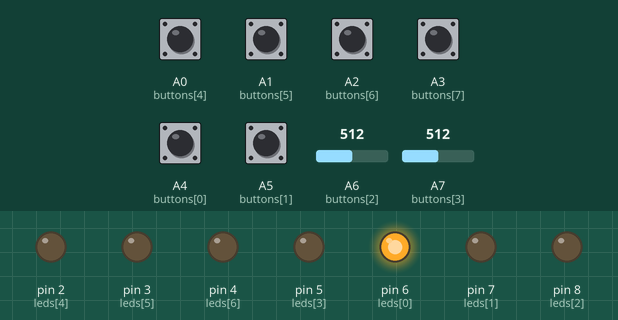
Recording of a sketch running on a simulated Arduino Nano, built with avr-gcc and run on an emulated ATmega328P. Parts: output pins drawn as LEDs (lit = HIGH). The inputs (shaded band) are chosen by the test bench; at power-on: A0 (buttons[4]), A1 (buttons[5]), A2 (buttons[6]), A3 (buttons[7]), A4 (buttons[0]), A5 (buttons[1]) HIGH, A6 (buttons[2]) = 512, A7 (buttons[3]) = 512. No radio packets arrive unless stated.

Above: at 1.5 s.
1.6 s: A6 (buttons[2]) set to 0
At 2.8 s:
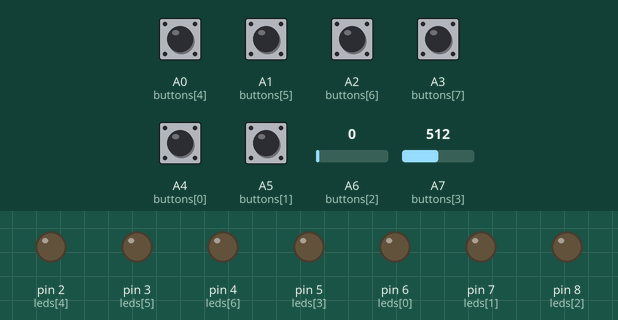
4.6 s: A7 (buttons[3]) set to 0
At 5.3 s:
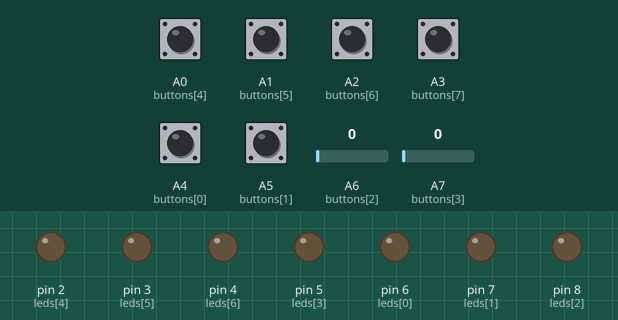
7.6 s: A0 (buttons[4]) pulled LOW for 1 s
At 8.4 s:
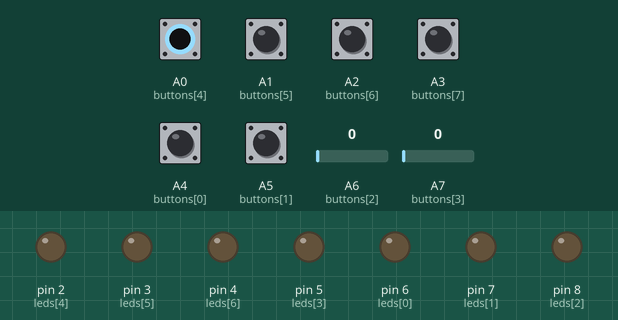
10.6 s: A1 (buttons[5]) pulled LOW for 1 s
At 11.5 s:
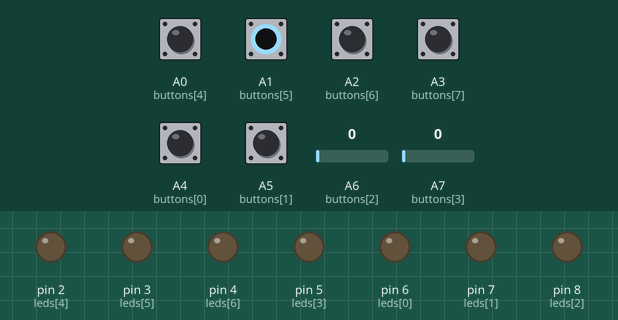
13.6 s: A2 (buttons[6]) pulled LOW for 1 s
At 14.6 s:
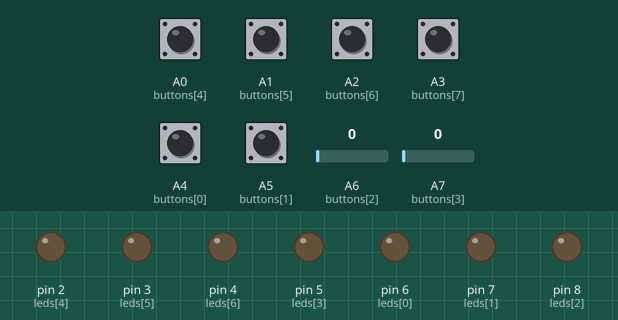
16.6 s: A5 (buttons[1]) pulled LOW for 1 s
At 17.7 s:
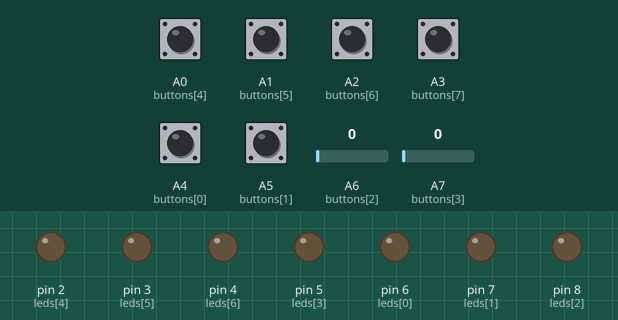
Timing chart, 0 to 20.6 s (numbered marks = the images above; inputs shaded):
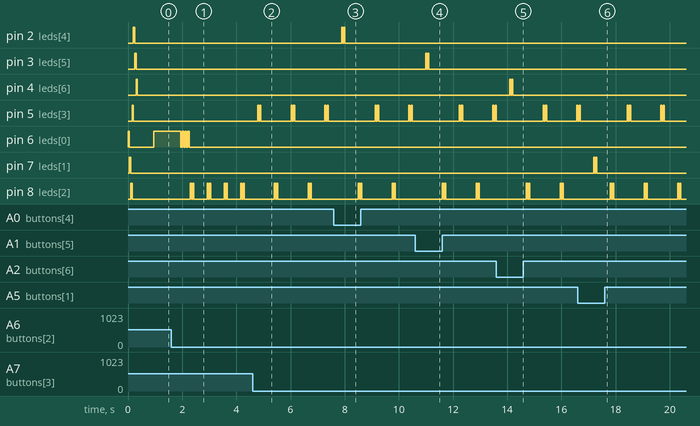

The sketch:

remote.ino
```cpp
/*
 * From https://nRF24.github.io/RF24
 * Based on https://nrf24.github.io/RF24/examples_2AcknowledgementPayloads_2AcknowledgementPayloads_8ino-example.html
 *
 */

/**
 * Light control remote
 * Reads local button activity and queues updates for the controller, sent on every TRANSMISSION_INTERVAL nth loop
 * Polls controller for lights' status, and updates local leds to reflect remote state
 */
#include <SPI.h>
#include "printf.h"
#include "RF24.h"

#define CE_PIN 9
#define CSN_PIN 10

// Controls serial monitor printing, set to false if not debugging
#define DEBUG_MODE false

#define TRANSMISSION_INTERVAL 2000
int loop_counter = 0;

// Physical buttons on control: 1,2,3,4,5,6,7,8
int buttons[8] = {A4,A5,A6,A7,A0,A1,A2,A3};
// Physical leds on control: 1,2,3,4,5,6,7
// There is no led number 8 as I do not have a pin for it
// Leds are controlled by the controller, not by this remote, this is why there's a delay in
// local leds reflecting controller state, as they require at least one radio trip to update
int leds[7] = {6,7,8,5,2,3,4};

// This is the source of truth for this control, it gets updated from the main controller
// and it is used to determine which leds to toggle on/off
int local_status[8] = {0,0,0,0,0,0,0,0};

// instantiate an object for the nRF24L01 transceiver
RF24 radio(CE_PIN, CSN_PIN);
uint8_t address[][6] = { "1Node", "2Node" };
bool radioNumber = 1;  // 0 uses address[0] to transmit, 1 uses address[1] to transmit

struct PayloadStruct {
  char message[7];  // only using 6 characters for TX & ACK payloads
  int action = 0; // 1 for controller update, 0 for no-op
  int status[8];
  uint8_t counter;
};

PayloadStruct payload;

void setup() {

  // Initialize buttons
  for (int i; i < 8; i++) {
    // A6 and A7 can't be set to digital input on Arduino Nano
    // Added pullup resistors and using 0 to represent 'pressed' and anything above to represent 'not pressed'
    if (buttons[i] == A6 || buttons[i] == A7) {
      pinMode(buttons[i], INPUT);
    } else {
      // All other buttons using internal pullup resistors, however, they behaved weirdly anyway
      // so they all have a 10k ohm resistor to 5v
      pinMode(buttons[i], INPUT_PULLUP);
    }
  }

  // Initialize leds
  for (int i; i < 7; i++) {
    pinMode(leds[i], OUTPUT);
    digitalWrite(leds[i], HIGH);
    delay(50);
    digitalWrite(leds[i], LOW);
  }

  if (DEBUG_MODE) {
    Serial.begin(115200);
    while (!Serial) {
      // some boards need to wait to ensure access to serial over USB
    }
  }

  // initialize the transceiver on the SPI bus
  if (!radio.begin()) {
    Serial.println(F("radio hardware is not responding!!"));
    while (1) {
      // Make leds go crazy to be able to tell that the radio is not working
      for (int i; i < 7; i++) {
        digitalWrite(leds[i], HIGH);
        delay(100);
        digitalWrite(leds[i], LOW);
      }
    }  // hold in infinite loop
  }

  // TX radio number
  radioNumber = 0;
  if (DEBUG_MODE) {
    Serial.print(F("radioNumber = "));
    Serial.println((int)radioNumber);
  }

  // This level seems to be enough for the distance we need
  radio.setPALevel(RF24_PA_MIN);

  // Make sure the receiver talks back to transmitter
  radio.enableDynamicPayloads();
  radio.enableAckPayload();

  // TX mode uses radio 0 and RX mode uses radio 1
  radio.openWritingPipe(address[radioNumber]);
  radio.openReadingPipe(1, address[!radioNumber]);

  // setup the TX payload
  payload.action = 0; // controller no-op
  for (int i = 0; i < 8; i++) {
    payload.status[i] = local_status[i];
  }
  radio.stopListening();                 // put radio in TX mode
}

void loop() {
  // Go over buttons to check if they are pressed
  for (int i = 0; i < 8; i++) {
    bool pressed = false;
    // Buttons A6 and A7 on the Nano are special
    // Simulating a digital read
    if (buttons[i] == A6 || buttons[i] == A7) {
      pressed = analogRead(buttons[i]) == 0;
    } else {
      pressed = digitalRead(buttons[i]) == LOW;
    }

    if (pressed) {
      if (DEBUG_MODE) {
        Serial.println("Button " + String(i) + " was pressed");
        Serial.println(digitalRead(buttons[i]));
      }
      // Build request on a toggled status
      if (local_status[i] == 0) {
        payload.status[i] = 1;
        digitalWrite(leds[i], HIGH);
        delay(40);
        digitalWrite(leds[i], LOW);
        delay(40);
        digitalWrite(leds[i], HIGH);
        delay(40);
        digitalWrite(leds[i], LOW);
      } else {
        payload.status[i] = 0;
        digitalWrite(leds[i], LOW);
        delay(40);
        digitalWrite(leds[i], HIGH);
        delay(40);
        digitalWrite(leds[i], LOW);
        delay(40);
        digitalWrite(leds[i], HIGH);
      }

      // Handle panic|all-on button
      if (i == 7) {
        for (int j = 0; j < 7; j++) {
          payload.status[j] = payload.status[i];
        }
      }

      if (DEBUG_MODE) {
        Serial.println("Queueing payload: " + String(i) + ":" + String(payload.status[i]));
      }

      payload.action = 1;
      delay(500);
    }
  }

  // The radio does not work on every loop, only on the TRANSMISSION_INTERVAL nth loop
  if (loop_counter >= TRANSMISSION_INTERVAL) {
    // Reset counter
    loop_counter = 0;
    // This device is a TX node
    unsigned long start_timer = micros();                  // start the timer
    bool report = radio.write(&payload, sizeof(payload));  // transmit & save the report
    payload.action = 0; // reset payload action to no-op
    unsigned long end_timer = micros();                    // end the timer

    if (report) {
      if (DEBUG_MODE) {
        Serial.println(F("Polling light controller"));  // payload was delivered
        Serial.print(F("Time to send transmission = "));
        Serial.print(end_timer - start_timer);  // print the timer result
        Serial.println("");

      }
      uint8_t pipe;
      if (radio.available(&pipe)) {  // is there an ACK payload? grab the pipe number that received it
        PayloadStruct received;
        radio.read(&received, sizeof(received));  // get incoming ACK payload
        if (DEBUG_MODE) {
          Serial.println(F("ACK Recieved:"));
        }

        for (int i = 0; i < 8; i++) {
          // Use ACK payload to update local status from remote status
          local_status[i] = received.status[i];
        }

        if (DEBUG_MODE) {
          Serial.print("Relay status ");
          for (int i = 0; i < 8; i++) {
            Serial.print(String(i) + ":" + String(received.status[i]) + " ");
          }
          Serial.println("");
          Serial.print("Local status ");
          for (int i = 0; i < 8; i++) {
            Serial.print(String(i) + ":" + String(local_status[i]) + " ");
          }
          Serial.println("");
        }

        // save incoming counter & increment for next outgoing
        payload.counter = received.counter + 1;

      } else {
        if (DEBUG_MODE) {
          Serial.println(F(" Recieved: an empty ACK packet"));  // empty ACK packet received
        }
        // Signal an empty ACK packet with the first led
        // 1 long light + 3 short lights
        digitalWrite(leds[0], HIGH);
        delay(1000);
        digitalWrite(leds[0], LOW);
        delay(50);
        digitalWrite(leds[0], HIGH);
        delay(50);
        digitalWrite(leds[0], LOW);
        delay(50);
        digitalWrite(leds[0], HIGH);
        delay(50);
        digitalWrite(leds[0], LOW);
        delay(50);
        digitalWrite(leds[0], HIGH);
        delay(50);
        digitalWrite(leds[0], LOW);
        delay(50);
      }


    } else {
      if (DEBUG_MODE) {
        Serial.println(F("Transmission failed or timed out"));
      }
      // Signal a failed transmission with led 2
      // 1 long light + 3 short lights
      digitalWrite(leds[1], HIGH);
      delay(1000);
      digitalWrite(leds[1], LOW);
      delay(50);
      digitalWrite(leds[1], HIGH);
      delay(50);
      digitalWrite(leds[1], LOW);
      delay(50);
      digitalWrite(leds[1], HIGH);
      delay(50);
      digitalWrite(leds[1], LOW);
      delay(50);
      digitalWrite(leds[1], HIGH);
      delay(50);
      digitalWrite(leds[1], LOW);
      delay(50);
      radio.startListening();
      radio.stopListening();
    }

    if (DEBUG_MODE) {
      Serial.println(F("---"));
    }
  }
  loop_counter = loop_counter + 1;
  // to make this example readable in the serial monitor

  for (int i = 0; i < 7; i++) {
    if (local_status[i] == 0) {
      digitalWrite(leds[i], LOW);
    }
    if (local_status[i] == 1) {
      digitalWrite(leds[i], HIGH);
    }
  }
}  // loop
```

Measured:
- after the input at 1.6 s, pin 6 (leds[0]): goes on until 2.3 s, then stays LOW; pin 8 (leds[2]): LOW → HIGH after 0.71 s, then repeats every 0.62 s: LOW 0.04 s, HIGH 0.04 s, LOW 0.50 s, HIGH 0.04 s
- after the input at 4.6 s, pin 5 (leds[3]): LOW → HIGH after 0.19 s, then repeats every 1.2 s: LOW 0.04 s, HIGH 0.04 s, LOW 1.1 s, HIGH 0.04 s
- after the input at 7.6 s, pin 2 (leds[4]): alternates HIGH for 0.04 s and LOW for 0.04 s, 4 changes in all, then stays LOW, starting after 0.29 s
- after the input at 10.6 s, pin 3 (leds[5]): alternates HIGH for 0.04 s and LOW for 0.04 s, 4 changes in all, then stays LOW, starting after 0.39 s
- after the input at 13.6 s, pin 4 (leds[6]): alternates HIGH for 0.04 s and LOW for 0.04 s, 4 changes in all, then stays LOW, starting after 0.49 s
- after the input at 16.6 s, pin 7 (leds[1]): alternates HIGH for 0.04 s and LOW for 0.04 s, 4 changes in all, then stays LOW, starting after 0.59 s
